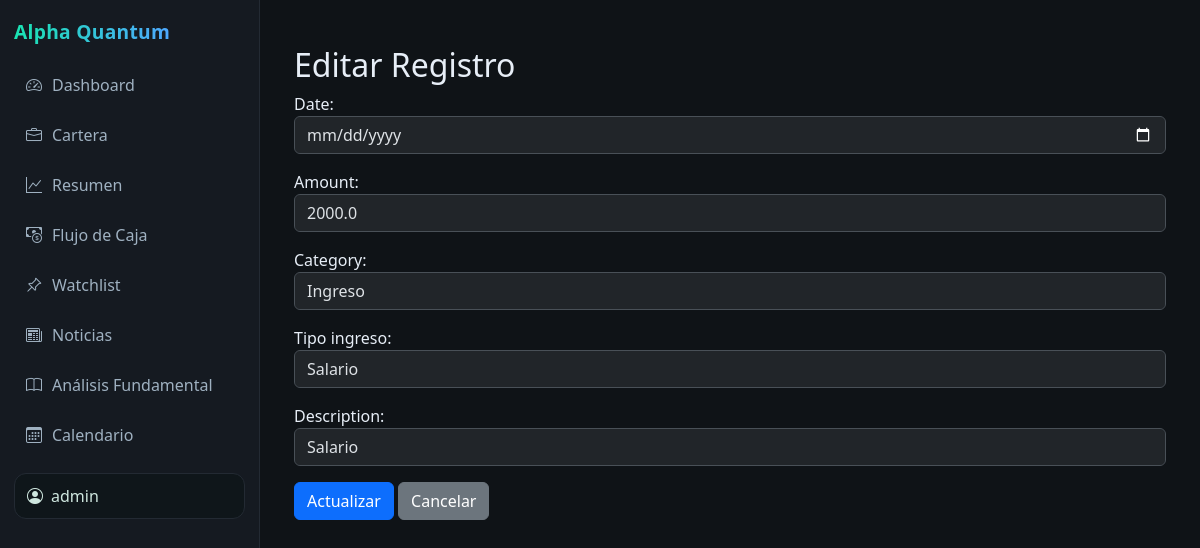
Page /editar-registro/1/ (signed in) on the committed database.
### alpha_quantum/models/custom_user.py (models this page shows, shortened)
class CustomUser(AbstractUser):
    email = models.EmailField(unique=True)

### alpha_quantum/models/cashflow.py (models this page shows, shortened)
class CashFlow(models.Model):
    user = models.ForeignKey(settings.AUTH_USER_MODEL, on_delete=models.CASCADE)
    date = models.DateField()
    amount = models.FloatField()
    category = models.CharField(max_length=50, choices=[('ingreso', 'Ingreso'), ('gasto', 'Gasto')])
    tipo_ingreso = models.CharField(max_length=50, choices=INGRESO_CHOICES, blank=True, null=True)
    description = models.CharField(max_length=255)

### alpha_quantum/views.py (the view)
# urls.py: path('editar-registro/<int:pk>/', views.editar_registro, name='editar_registro'),
@login_required
def editar_registro(request, pk):
    registro = get_object_or_404(CashFlow, pk=pk, user=request.user)
    if request.method == 'POST':
        form = CashFlowForm(request.POST, instance=registro)
        if form.is_valid():
            form.save()
            return redirect('flujo_de_caja')
    else:
        form = CashFlowForm(instance=registro)
    return render(request, 'alpha_quantum/cashflow/editar_registro.html', {'form': form})

### alpha_quantum/forms.py
class CashFlowForm(forms.ModelForm):
    class Meta:
        model = CashFlow
        fields = ['date', 'amount', 'category', 'tipo_ingreso', 'description']
        widgets = {
            'date': forms.DateInput(attrs={'type': 'date', 'class': 'form-control'}),
            'amount': forms.NumberInput(attrs={'class': 'form-control'}),
            'category': forms.Select(attrs={'class': 'form-control'}),
            'tipo_ingreso': forms.Select(attrs={'class': 'form-control'}),
            'description': forms.TextInput(attrs={'class': 'form-control'}),
        }

### alpha_quantum/templates/alpha_quantum/cashflow/editar_registro.html (shortened to what this page needs)
{% extends 'alpha_quantum/layout.html' %}
{% block content %}
<div class="container mt-4">
  <h2>Editar Registro</h2>
  <form method="POST">
    {{ form.as_p }}
    <button type="submit" class="btn btn-primary">Actualizar</button>
    <a href="{% url 'cashflow_dashboard' %}" class="btn btn-secondary">Cancelar</a>
  </form>
</div>
{% endblock %}

### alpha_quantum/templates/alpha_quantum/layout.html (shortened to what this page needs)
{% load static %}
<!doctype html>
<html lang="es" data-bs-theme="dark">
<head>
  <link href="https://cdn.jsdelivr.net/npm/bootstrap@5.3.3/dist/css/bootstrap.min.css" rel="stylesheet">
  <link href="https://cdn.jsdelivr.net/npm/bootstrap-icons@1.11.3/font/bootstrap-icons.min.css" rel="stylesheet">
  <link href="{% static 'alpha_quantum/css/app.css' %}" rel="stylesheet">
</head>
<body>
  <div class="aq-layout">
    <aside class="aq-sidebar" id="sidebar">
      <div class="d-flex align-items-center justify-content-between mb-3">
        <div class="aq-brand">Alpha Quantum</div>
      </div>
      <nav class="aq-nav">
        <a class="aq-link {% if request.resolver_match.url_name == 'dashboard' %}active{% endif %}"
           href="{% url 'dashboard' %}">
          <i class="bi bi-speedometer2"></i><span>Dashboard</span>
        </a>
        <a class="aq-link {% if request.resolver_match.url_name == 'cartera' %}active{% endif %}"
           href="{% url 'cartera' %}">
          <i class="bi bi-briefcase"></i><span>Cartera</span>
        </a>
        <a class="aq-link {% if request.resolver_match.url_name == 'resumen' or request.resolver_match.url_name == 'resumen_cartera' %}active{% endif %}"
           href="{% url 'resumen_cartera' %}">
          <i class="bi bi-graph-up"></i><span>Resumen</span>
        </a>
        <a class="aq-link {% if request.resolver_match.url_name == 'flujo_de_caja' %}active{% endif %}"
           href="{% url 'flujo_de_caja' %}">
          <i class="bi bi-cash-coin"></i><span>Flujo de Caja</span>
        </a>
        <a class="aq-link {% if request.resolver_match.url_name in 'ver_watchlist watchlist' %}active{% endif %}"
           href="{% url 'ver_watchlist' %}">
          <i class="bi bi-pin-angle"></i><span>Watchlist</span>
        </a>
        <a class="aq-link {% if request.resolver_match.url_name == 'noticias' %}active{% endif %}"
           href="{% url 'noticias' %}">
          <i class="bi bi-newspaper"></i><span>Noticias</span>
        </a>
        <a class="aq-link {% if request.resolver_match.url_name == 'analisis_fundamental' %}active{% endif %}"
           href="{% url 'fundamental' %}">
          <i class="bi bi-book"></i><span>Análisis Fundamental</span>
        </a>
        <a class="aq-link {% if request.resolver_match.url_name == 'calendario' %}active{% endif %}"
           href="{% url 'calendario' %}">
          <i class="bi bi-calendar3"></i><span>Calendario</span>
        </a>
      </nav>
      <div class="aq-user">
        <i class="bi bi-person-circle me-2"></i>{{ request.user.username }}
      </div>
    </aside>
    <main class="aq-main">
      {% block content %}{% endblock %}
    </main>
  </div>
</body>
</html>

### alpha_quantum/static/alpha_quantum/css/app.css (style rules this page uses)
:root { --aq-bg:#0f1317; --aq-panel:#151a21; --aq-border:#232a33; --aq-text:#e7eef7; --aq-muted:#9fb1c1; --aq-accent:#19e3b1; --aq-accent-2:#4ea8ff; }
body { background:var(--aq-bg); color:var(--aq-text); }
.aq-layout { display:flex; min-height:100vh; }
.aq-sidebar { width:260px; flex:0 0 260px; background:var(--aq-panel); border-right:1px solid var(--aq-border); padding:18px 14px; position:sticky; top:0; height:100vh; overflow-y:auto; }
.aq-brand { font-weight:800; font-size:1.2rem; letter-spacing:.3px; background: linear-gradient(90deg, var(--aq-accent), var(--aq-accent-2)); -webkit-background-clip:text; background-clip:text; color:transparent; }
.aq-nav { display:flex; flex-direction:column; gap:6px; margin-top:8px; }
.aq-link { display:flex; align-items:center; gap:10px; padding:10px 12px; border-radius:12px; color:var(--aq-muted); text-decoration:none; }
.aq-user { position:sticky; bottom:0; margin-top:16px; padding:10px 12px; border:1px solid var(--aq-border); border-radius:12px; background:#0f161a; color:#cfe7df; }
.aq-main { flex:1; padding:22px; }

### rows in the picture
CustomUser: user.username "admin"
CashFlow: amount "2000.0", category "Ingreso", tipo_ingreso "Salario", description "Salario"
